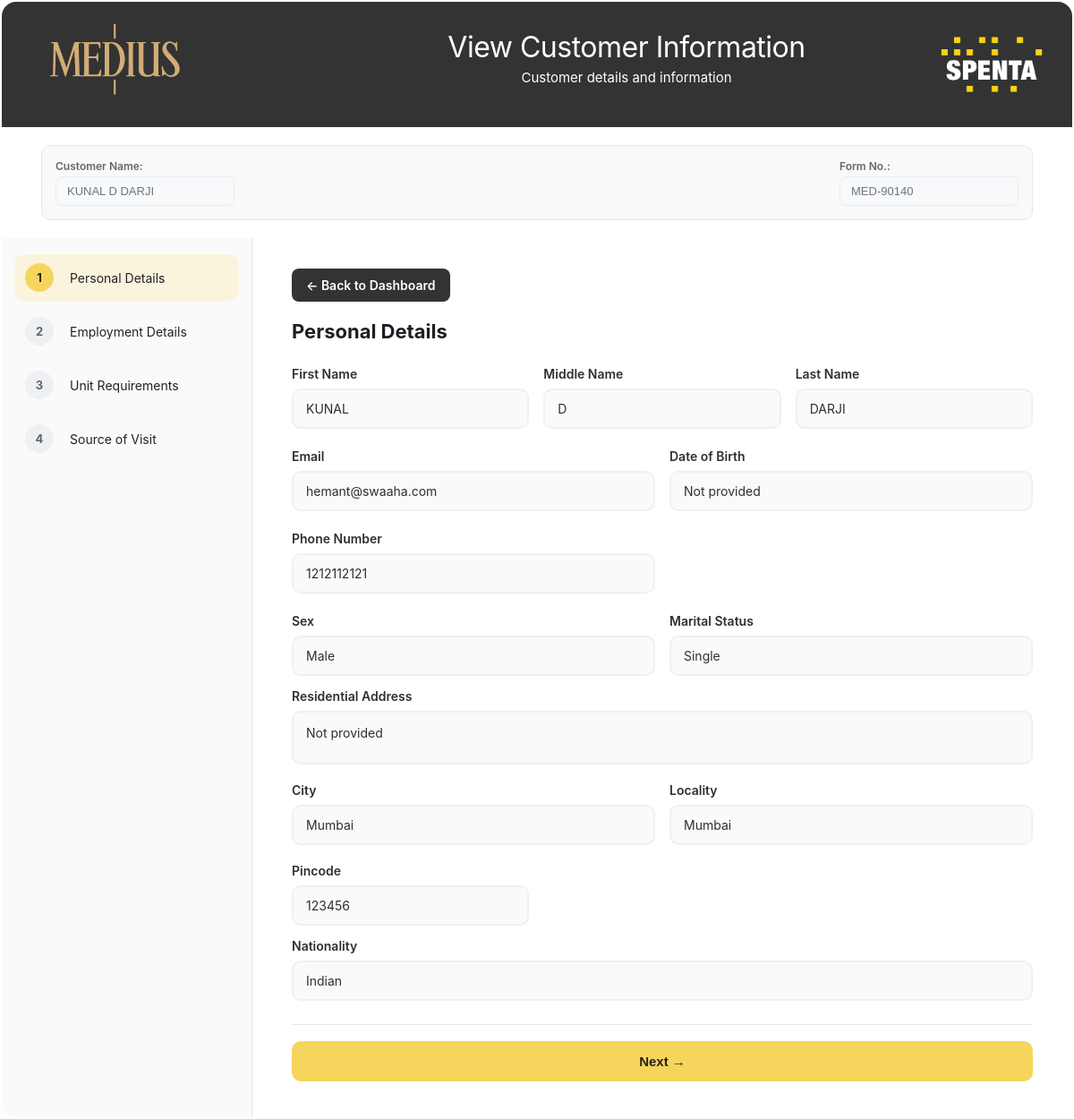
/customer/39/edit/, run on the app's committed database.
### customer_enquiry/models.py (models this page shows, shortened)
class Project(models.Model):
    project_logo = models.ImageField(
        upload_to='project_logos/',
        blank=True,
        null=True,
        help_text="Upload project logo image"
    )
    project_qr_code = models.ImageField(
        upload_to='project_qr_codes/',
        blank=True,
        null=True,
        help_text="Upload project QR code image"
    )
    project_name = models.CharField(
        max_length=200,
        help_text="Name of the project (e.g., Altavista, Ornata)"
    )
    site_name = models.CharField(
        max_length=200,
        help_text="Site/Location name (e.g., Mumbai, Tardeo)"
    )
    address = models.TextField(
        blank=True,
        default='',
        help_text="Complete project address"
    )
    maharera_no = models.CharField(
        max_length=50,
        help_text="MahaRERA Registration Number (e.g., P51900053358)"
    )
    company_name = models.CharField(
        max_length=200,
        help_text="Builder/Developer company name (e.g., Heston Builders Pvt. Ltd.)"
    )
    project_prefix = models.CharField(
        max_length=10,
        blank=True,
        default='',
        help_text="Short alphabetic prefix (e.g., ALT, ORN, MED)"
    )
    form_number = models.CharField(
        max_length=20,
        unique=True,
        blank=True,
        help_text="Auto-generated form number (e.g., ALT-12345, ORN-67890)"
    )
    is_active = models.BooleanField(
        default=True,
        help_text="Whether this project is currently active/available"
    )
    created_at = models.DateTimeField(auto_now_add=True)
    updated_at = models.DateTimeField(auto_now=True)
    objects = ProjectManager()
    class Meta:
        db_table = 'projects'
        ordering = ['project_name']
        verbose_name = 'Project'
        verbose_name_plural = 'Projects'

class Customer(models.Model):
    NATIONALITY_CHOICES = [
        ('indian', 'Indian'),
        ('nri', 'NRI'),
        ('pio', 'PIO'),
        ('oci', 'OCI'),
    ]
    EMPLOYMENT_CHOICES = [
        ('salaried', 'Salaried'),
        ('business', 'Business'),
        ('professional', 'Professional'),
        ('retired', 'Retired'),
        ('homemaker', 'Homemaker'),
        ('other', 'Other'),  # NEW OPTION ADDED
    ]
    SEX_CHOICES = [
        ('male', 'Male'),
        ('female', 'Female'),
        ('other', 'Other'),
    ]
    MARITAL_STATUS_CHOICES = [
        ('single', 'Single'),
        ('married', 'Married'),
        ('divorced', 'Divorced'),
        ('widowed', 'Widowed'),
        ('other', 'Other'),
    ]
    CONFIGURATION_CHOICES = [
        ('1bhk', '1 BHK'),
        ('1.5bhk', '1.5 BHK'),
        ('2bhk', '2 BHK'),
        ('2.5bhk', '2.5 BHK'),
        ('3bhk', '3 BHK'),
        ('3.5bhk', '3.5 BHK'),
        ('4bhk', '4 BHK'),
        ('duplex', 'Duplex'),
        ('other_config', 'Other'),
    ]
    BUDGET_CHOICES = [
        ('less_than_1cr', 'Less than 1 Cr.'),
        ('1cr_to_2cr', '1 Cr. to 2 Cr.'),
        ('2cr_to_4cr', '2 Cr. to 4 Cr.'),
        ('4cr_to_6cr', '4 Cr. to 6 Cr.'),
        ('more_than_6cr', 'More than 6 Cr.'),
    ]
    CONSTRUCTION_STATUS_CHOICES = [
        ('under_construction', 'Under Construction (>1 yr)'),
        ('near_completion', 'Near Completion (<1 yr)'),
        ('ready_possession', 'Ready Possession'),
    ]
    PURPOSE_CHOICES = [
        ('personal_use', 'Personal Use'),
        ('investment', 'Investment'),
        ('second_home', 'Second Home'),
        ('gift', 'Gift'),
        ('other', 'Other'),
    ]
    form_number = models.CharField(
        max_length=20,
        unique=True,
        help_text="Auto-generated form number"
    )
    form_date = models.DateField(default=timezone.now)
    first_name = models.CharField(max_length=100)
    middle_name = models.CharField(max_length=100, blank=True)
    last_name = models.CharField(max_length=100)
    email = models.EmailField(validators=[EmailValidator()])
    phone_number = models.CharField(
        max_length=10,
        validators=[RegexValidator(
            regex=r'^\d{10}$',
            message='Phone number must be 10 digits'
        )],
        blank=True,
        null=True,
        help_text="10-digit phone number"
    )
    sex = models.CharField(
        max_length=10,
        choices=SEX_CHOICES,
        blank=True,
        help_text="Gender/Sex of the customer"
    )
    marital_status = models.CharField(
        max_length=15,
        choices=MARITAL_STATUS_CHOICES,
        blank=True,
        help_text="Marital status of the customer"
    )
    date_of_birth = models.DateField(blank=True, null=True)
    residential_address = models.TextField(blank=True)
    city = models.CharField(max_length=100)
    locality = models.CharField(max_length=100)
    pincode = models.CharField(
        max_length=6,
        validators=[RegexValidator(
            regex=r'^\d{6}$',
            message='Pincode must be 6 digits'
        )]
    )
    nationality = models.CharField(
        max_length=10,
        choices=NATIONALITY_CHOICES
    )
    employment_type = models.CharField(
        max_length=15,
        choices=EMPLOYMENT_CHOICES
    )
    company_name = models.CharField(max_length=200, blank=True)
    designation = models.CharField(max_length=100, blank=True)
    industry = models.CharField(max_length=100, blank=True)
    configuration = models.CharField(
        max_length=15,  # Increased length to accommodate new options
        choices=CONFIGURATION_CHOICES
    )
    budget = models.CharField(
        max_length=20,  # Increased length for new budget ranges
        choices=BUDGET_CHOICES
    )
    construction_status = models.CharField(
        max_length=20,
        choices=CONSTRUCTION_STATUS_CHOICES
    )
    purpose_of_buying = models.CharField(
        max_length=15,
        choices=PURPOSE_CHOICES
    )
    source_details = models.TextField(
        blank=True,
        help_text="Additional details for Newspaper Ad, Social Media, Exhibition, or Property Portal"
    )
    created_at = models.DateTimeField(auto_now_add=True)
    updated_at = models.DateTimeField(auto_now=True)
    class Meta:
        db_table = 'customers'
        ordering = ['-created_at']
        verbose_name = 'Customer'
        verbose_name_plural = 'Customers'
    def get_full_name(self):
        if self.middle_name:
            return f"{self.first_name} {self.middle_name} {self.last_name}"
        return f"{self.first_name} {self.last_name}"

### customer_enquiry/views.py (the view)
# urls.py: path('customer/<int:pk>/edit/', views.edit_customer, name='edit_customer'),
def edit_customer(request, pk):
    customer = get_object_or_404(Customer, pk=pk)
    if request.method == 'POST':
        messages.info(request, 'This form is view-only. Customer information cannot be edited.')
        return redirect('customer_enquiry:edit_customer', pk=pk)
    current_sources = list(customer.sources.values_list('source_type', flat=True))
    try:
        channel_partner = customer.channel_partner
    except ChannelPartner.DoesNotExist:
        channel_partner = None
    try:
        referral = customer.referral
    except Referral.DoesNotExist:
        referral = None
    project_data = None
    if customer.form_number:
        try:
            form_parts = customer.form_number.split('-')
            found_project = None
            if len(form_parts) >= 3:
                compound_prefix = f"{form_parts[0]}-{form_parts[1]}"
                found_project = Project.objects.filter(
                    project_prefix__iexact=compound_prefix,
                    is_active=True
                ).first()
                if not found_project:
                    simple_prefix = form_parts[0]
                    found_project = Project.objects.filter(
                        project_prefix__iexact=simple_prefix,
                        is_active=True
                    ).first()
            else:
                prefix = form_parts[0] if len(form_parts) > 1 else customer.form_number[:3]
                found_project = Project.objects.filter(
                    project_prefix__iexact=prefix,
                    is_active=True
                ).first()
            if found_project:
                project_data = {
                    'code': found_project.form_number,
                    'name': found_project.project_name,
                    'location': found_project.site_name,
                    'address': found_project.address,
                    'company_name': found_project.company_name,
                    'maharera_no': found_project.maharera_no,
                    'logo': str(found_project.project_logo) if found_project.project_logo else None,
                    'prefix': found_project.project_prefix
                }
        except Exception:
            project_data = None
    context = {
        'customer': customer,
        'current_sources': current_sources,
        'channel_partner': channel_partner,
        'referral': referral,
        'view_only': True,  # Flag to indicate this is view-only mode
        'selected_property': project_data,
    }
    return render(request, 'edit_customer.html', context)

### customer_enquiry/templates/edit_customer.html (shortened to what this page needs)
{% load static %}
<!DOCTYPE html>
<html lang="en">
<head>
</head>
<body>
    <div class="card">
        <header class="header">
            <div class="brand-row">
                <div class="project-logo">
                    {% if selected_property and selected_property.logo %}
                        <img src="/media/{{ selected_property.logo }}" alt="{{ selected_property.name }} Logo" onerror="this.style.display='none';">
                    {% endif %}
                </div>
                <div class="header-text">
                    <div class="title">View Customer Information</div>
                    <div class="subtitle">Customer details and information</div>
                </div>
            </div>
            <div class="dec">
                <img src="{% static 'media/spenta_white.png' %}" alt="Spenta Logo" onerror="this.style.display='none';">
            </div>
        </header>
        <div class="form-header">
            <div>
                <label>Customer Name:</label>
                <input type="text" value="{{ customer.get_full_name }}" readonly>
            </div>
            <div>
                <label>Form No.:</label>
                <input type="text" value="{{ customer.form_number }}" readonly class="form-number-input">
            </div>
        </div>
        <div class="main">
            <aside class="steps">
                <div class="steps-wrap" id="stepList">
                    <div class="step active" data-step="1">
                        <div class="badge">1</div>
                        <div class="label">Personal Details</div>
                    </div>
                    <div class="step" data-step="2">
                        <div class="badge">2</div>
                        <div class="label">Employment Details</div>
                    </div>
                    <div class="step" data-step="3">
                        <div class="badge">3</div>
                        <div class="label">Unit Requirements</div>
                    </div>
                    <div class="step" data-step="4">
                        <div class="badge">4</div>
                        <div class="label">Source of Visit</div>
                    </div>
                </div>
            </aside>
            <section class="form">
                <a href="{% url 'customer_enquiry:dashboard' %}" class="back-btn">← Back to Dashboard</a>
                    <div class="section active" data-step="1">
                        <h3>Personal Details</h3>
                        <div class="grid cols-3">
                            <div>
                                <label>First Name</label>
                                <div class="field-display">{{ customer.first_name|default:"Not provided" }}</div>
                            </div>
                            <div>
                                <label>Middle Name</label>
                                <div class="field-display">{{ customer.middle_name|default:"Not provided" }}</div>
                            </div>
                            <div>
                                <label>Last Name</label>
                                <div class="field-display">{{ customer.last_name|default:"Not provided" }}</div>
                            </div>
                        </div>
                        <div class="grid cols-2" style="margin-top:14px">
                            <div>
                                <label>Email</label>
                                <div class="field-display">{{ customer.email|default:"Not provided" }}</div>
                            </div>
                            <div>
                                <label>Date of Birth</label>
                                <div class="field-display">{{ customer.date_of_birth|date:"F d, Y"|default:"Not provided" }}</div>
                            </div>
                        </div>
                        <div class="grid cols-2" style="margin-top:14px">
                            <div>
                                <label>Phone Number</label>
                                <div class="field-display">{{ customer.phone_number|default:"Not provided" }}</div>
                            </div>
                            <div>
                            </div>
                        </div>
                        <div class="grid cols-2" style="margin-top:14px">
                            <div>
                                <label>Sex</label>
                                <div class="field-display">{% if customer.sex == 'male' %}Male{% elif customer.sex == 'female' %}Female{% elif customer.sex == 'other' %}Other{% else %}Not provided{% endif %}</div>
                            </div>
                            <div>
                                <label>Marital Status</label>
                                <div class="field-display">{% if customer.marital_status == 'single' %}Single{% elif customer.marital_status == 'married' %}Married{% elif customer.marital_status == 'other' %}Other{% else %}Not provided{% endif %}</div>
                            </div>
                        </div>
                        <label style="margin-top:14px">Residential Address</label>
                        <div class="field-display address-display">{{ customer.residential_address|default:"Not provided" }}</div>
                        <div class="grid cols-2" style="margin-top:12px">
                            <div>
                                <label>City</label>
                                <div class="field-display">{{ customer.city|default:"Not provided" }}</div>
                            </div>
                            <div>
                                <label>Locality</label>
                                <div class="field-display">{{ customer.locality|default:"Not provided" }}</div>
                            </div>
                        </div>
                        <div class="grid cols-3" style="margin-top:12px">
                            <div>
                                <label>Pincode</label>
                                <div class="field-display">{{ customer.pincode|default:"Not provided" }}</div>
                            </div>
                        </div>
                        <label style="margin-top:14px">Nationality</label>
                        <div class="field-display">{% if customer.nationality == 'indian' %}Indian{% elif customer.nationality == 'nri' %}NRI{% elif customer.nationality == 'pio' %}PIO{% elif customer.nationality == 'oci' %}OCI{% else %}Not provided{% endif %}</div>
                    </div>
                    <div class="actions">
                        <button type="button" class="btn" id="nextBtn">Next →</button>
                    </div>
            </section>
        </div>
    </div>
</body>
</html>

### data on the page
Project: name (picture)
Customer: get_full_name "KUNAL D DARJI", form_number "MED-90140", first_name "KUNAL", middle_name "D", last_name "DARJI", email "hemant@swaaha.com", date_of_birth "Not provided", phone_number "1212112121", residential_address "Not provided", city "Mumbai", locality "Mumbai", pincode "123456"
